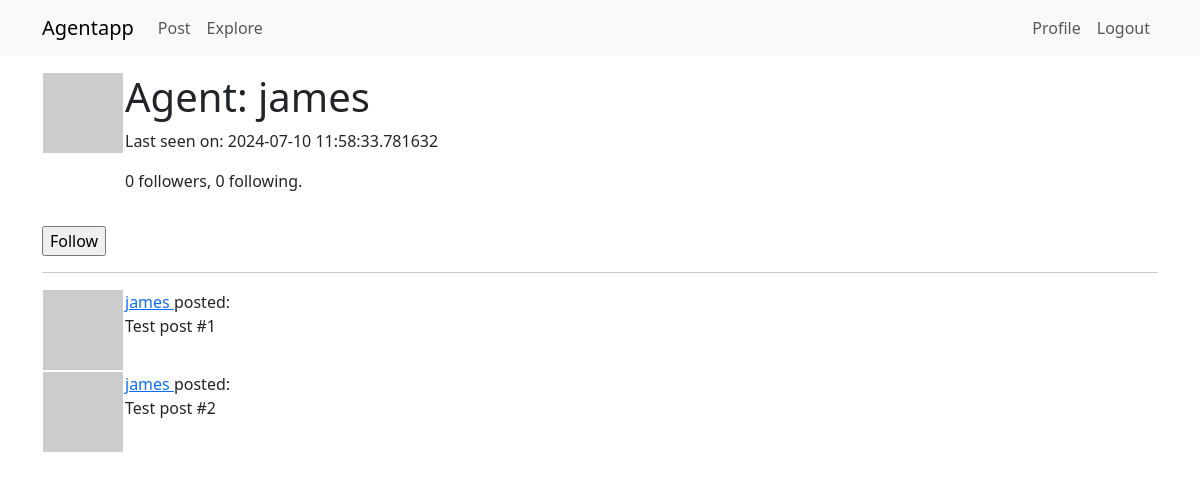
Screenshot of /agent/james (signed in) with the database file from the repository.
### models/agent.py (models this page shows, shortened)
class Agent(UserMixin, db.Model):
    id: so.Mapped[int] = so.mapped_column(primary_key=True)
    username: so.Mapped[str] = so.mapped_column(sa.String(64), index=True,
                                                unique=True)
    email: so.Mapped[str] = so.mapped_column(sa.String(120), index=True,
                                             unique=True)
    license: so.Mapped[Optional[str]] = so.mapped_column(sa.String(256), nullable=True)
    password_hash: so.Mapped[Optional[str]] = so.mapped_column(sa.String(256))
    posts: so.WriteOnlyMapped['Post'] = so.relationship(back_populates='author')
    about_me: so.Mapped[Optional[str]] = so.mapped_column(sa.String(140))
    last_seen: so.Mapped[Optional[datetime]] = so.mapped_column(
        default=lambda: datetime.now(timezone.utc))
    following: so.WriteOnlyMapped['Agent'] = so.relationship(
        secondary=followers, primaryjoin=(followers.c.follower_id == id),
        secondaryjoin=(followers.c.followed_id == id),
        back_populates='followers')
    followers: so.WriteOnlyMapped['Agent'] = so.relationship(
        secondary=followers, primaryjoin=(followers.c.followed_id == id),
        secondaryjoin=(followers.c.follower_id == id),
        back_populates='following')
    def avatar(self, size):
        digest = md5(self.email.lower().encode('utf-8')).hexdigest()
        return f'https://www.gravatar.com/avatar/{digest}?d=identicon&s={size}'
    def is_following(self, agent):
        query = self.following.select().where(Agent.id == agent.id)
        return db.session.scalar(query) is not None
    def followers_count(self):
        query = sa.select(sa.func.count()).select_from(
            self.followers.select().subquery())
        return db.session.scalar(query)
    def following_count(self):
        query = sa.select(sa.func.count()).select_from(
            self.following.select().subquery())
        return db.session.scalar(query)

### agent_app/routes.py (the view)
@app.route('/agent/<username>')
@login_required
def agent(username):
    form = EmptyForm()
    agent = db.first_or_404(sa.select(Agent).where(Agent.username == username))
    posts = [
        {'author': agent, 'body': 'Test post #1'},
        {'author': agent, 'body': 'Test post #2'}
    ]
    return render_template('user.html', agent=agent, posts=posts, form=form)

### models/forms.py
class EmptyForm(FlaskForm):
    submit = SubmitField('Submit')

### agent_app/routes.py (called while the page is built)
@app.before_request
def before_request():
    if current_user.is_authenticated:
        current_user.last_seen = datetime.now(timezone.utc)
        db.session.commit()

### models/agent.py (called while the page is built)
@login.user_loader
def load_user(id):
    return db.session.get(Agent, int(id))

### agent_app/templates/user.html (shortened to what this page needs)
{% extends "base.html" %}
{% block content %}
    <table>
        <tr valign="top">
            <td><img src="{{ agent.avatar(128) }}"></td>
            <td><h1>Agent: {{ agent.username }}</h1>
                {% if agent.last_seen %}<p>Last seen on: {{ agent.last_seen }}</p>{% endif %}
                <p>{{ agent.followers_count() }} followers, {{ agent.following_count() }} following.</p>
            </td>
        </tr>
    </table>
    {% if agent == current_user %}
    <p><a href="{{ url_for('edit_profile') }}">Edit your profile</a></p>
    {% elif not current_user.is_following(agent) %}
    <p>
        <form action="{{ url_for('follow', username=agent.username) }}" method="post">
            {{ form.submit(value='Follow') }}
        </form>
    </p>
    {% endif %}
    <hr>
    {% for post in posts %}
        {% include '_post.html' %}
    {% endfor %}
{% endblock %}

### agent_app/templates/_post.html
<table>
    <tr valign="top">
        <td><img src="{{ post.author.avatar(36) }}"></td>
        <td>
            <a href="{{ url_for('agent', username=post.author.username) }}">
                {{ post.author.username }}
            </a>
            posted:<br>{{ post.body }}</td>
    </tr>
</table>

### rows the page displays
Agent: username "james", last_seen "2024-07-10 11:58:33.781632", author.username "james" "james"

### other values shown
{{ agent.followers_count() }} "0"
{{ agent.following_count() }} "0"
{{ post.body }} "Test post #1" "Test post #2"
